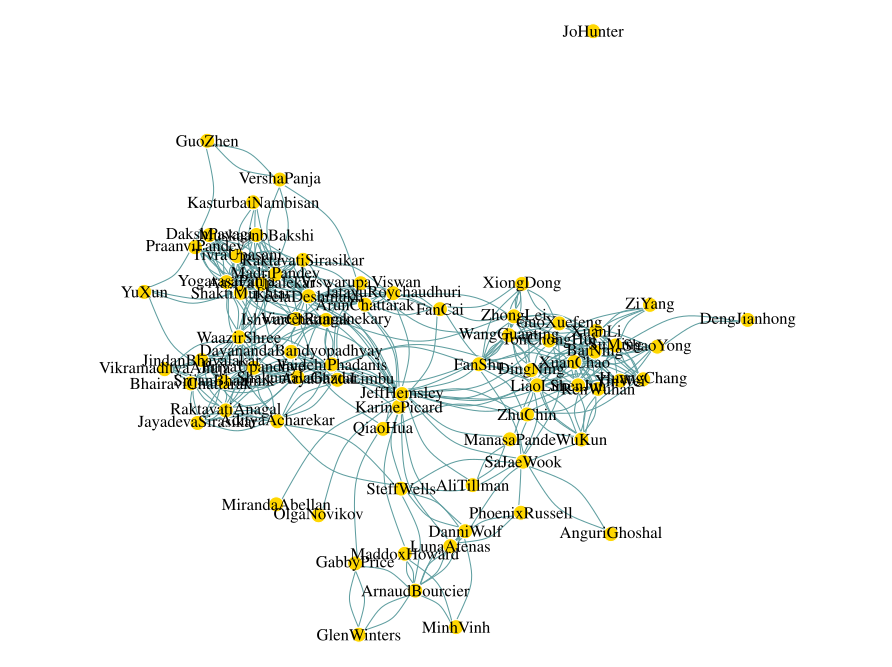

R code for this plot:
#Becky Matthews-Pease
#IST 719: Information Visualization
#Week 8 Lab

### 8.2.1 Visualizing Social Networks ###

library(igraph)

link.data <- read.csv("C://Users//becky//Desktop//links-421-719network.csv"
                      , header = TRUE, stringsAsFactors = FALSE)
node.data <- read.csv("C://Users//becky//Desktop//nodes-421-719network.csv"
                      , header = TRUE, stringsAsFactors = FALSE)
View(node.data)
View(link.data)

dim(node.data)
colnames(link.data) <- gsub("\\.", "", colnames(link.data))

link.data$X <- gsub(" |-", "", link.data$X)
cbind(link.data$X, colnames(link.data)[-1])

node.data$Name <- gsub(" |-", "", node.data$Name)
cbind(node.data$Name, link.data$X)

M <- as.matrix(link.data[ , -1])
rownames(M) <- colnames(M)
dim(M)
any(is.na(M))
M[is.na(M)] <- 0
M[M > 1] 

g <- graph_from_adjacency_matrix(M)

### 8.2.3 Visualizing Social Networks ###

vcount(g)
ecount(g)
plot.igraph(g)

g <- simplify(g)  #Suppress self loops
par(mar = c(0, 0, 0, 0))
plot.igraph(g, edge.arrow.size = 0, edge.arrow.width = 0)

E(g)$arrow.size <- 0
E(g)$arrow.width <- 0

plot.igraph(g)
g

V(g)$color <- "gold"
V(g)$frame.color <- "white"
V(g)$label.color <- "black"
E(g)$color <- "cadetblue"
V(g)$size <-5

plot.igraph(g)

#For list of attributes:
?igraph.plotting

E(g)$curved <- .4
plot.igraph(g)
#########################################
### 8.3.1 Visualizing Social Networks ###
### Visualizing Centrality and Centrality Measurement ###

plot(degree(g))

par(mar = c(3,10,1,1))
barplot(sort(degree(g)), main = "Number of Links", horiz = TRUE, las = 2)
V(g)$degree <- degree(g)

V(g)$deg.out <- degree(g, mode = "out")
V(g)$deg.in <- degree(g, mode = "in")
barplot(sort(V(g)$deg.out), horiz = TRUE, las = 2, names.arg = V(g)$name)
barplot(sort(V(g)$deg.in), horiz = TRUE, las = 2, names.arg = V(g)$name)

#g.bak <- g
#g <- as.undirected(g)
#g <- g.bak

V(g)$close <- closeness(g, normalized = TRUE, mode = "all")
V(g)$bet <- betweenness(g, directed = FALSE)

library(plotrix)
my.pallet <- colorRampPalette(c("steelblue", "violet", "tomato", "red", "red"))

V(g)$color <- rev(
  my.pallet(200))[round(1+ rescale(V(g)$close, c(1,199)),0)]
plot.igraph(g)

V(g)$size <- 2+ rescale(V(g)$degree, c(0,13))
V(g)$label.cex <- .7 + rescale(V(g)$bet, c(0,1.25))
plot.igraph(g)

#########################################
### 8.3.3 Visualizing Social Networks ###

cbind(V(g)$name, node.data$Name)
V(g)$class <- node.data$Class
V(g)$country <- node.data$Country
V(g)$year <- node.data$year
g <- delete_vertices(g,("JoHunter"))
plot.igraph(g)

V(g)$shape <- "circle"
V(g)$shape[V(g)$class=="Wednesday"] <- "square"
V(g)$shape[V(g)$class=="Both"] <- "rectangle"

V(g)$color <- "gold"
V(g)$color[V(g)$country=="India"] <- "springgreen4"
V(g)$color[V(g)$country=="China"] <- "red"
V(g)$color[V(g)$country=="Both"] <- "purple"
plot.igraph(g)

V(g)$label.color <- "blue"
V(g)$label.color[V(g)$year==1] <- "black"
plot.igraph(g)

fc <- cluster_fast_greedy(as.undirected(g))
print(modularity(fc))
membership(fc)
V(g)$cluster <- membership(fc)
length(fc)
sizes(fc)

par(mar = c(0,0,0,0))
plot_dendrogram(fc, palette = rainbow(7))
?plot_dendrogram

#########################################
### 8.3.3 Visualizing Social Networks ###

mydoc <- read.csv("C:\\Users\\becky\\Desktop\\ist719networkobject.rda")
par(mar = c(0, 0, 0, 0))
plot.igraph(g)

l <- layout_in_circle(g)

V(g)$x <- l[,1]
V(g)$y <- l[,2]
l <- layout_with_fr(g)
l <- layout_as_star(g, center = "LeelaDeshmukh")
l <- layout_with_kk(g)

V(g)$x <- 0
V(g)$y <- 0
plot.igraph(g)
coord <- cbind(V(g)$x, V(g)$y)

iteratation <- c(500, 100, 20, 10, 5, 3, 2, 1)
for(i in 1: length(iteratation)){
  l <-layout_with_fr(g, coords = coord, dim = 2, niter = iteratation[i])
  V(g)$x <- l[,1]
  V(g)$y <- l[,2]
  plot.igraph(g)
  mtext(paste("Layout FR:", iteratation[i]), side = 3, line = 0, cex = 1.5, adj = 0)
}

l <- layout_with_gem(g)
V(g)$x <- l[,1]
V(g)$y <- l[,2]
plot.igraph(g)

l <- layout_with_dh(g)
V(g)$x <- l[,1]
V(g)$y <- l[,2]
plot.igraph(g)

l <- layout_on_grid(g)
V(g)$x <- l[,1]
V(g)$y <- l[,2]
plot.igraph(g)

#########################################
### 8.4.3 Visualizing Social Networks ###
########BipartiteNetwork#################

my.linked.list <- data.frame(person = V(g)$name, event = V(g)$country)
g <- graph_from_data_frame(my.linked.list, directed = FALSE)

#node = 80
#edges = 72
V(g)$type <- FALSE
V(g)$type[V(g)$name %in% node.data$Name] <- TRUE

l <- layout_as_bipartite(g, types = V(g)$type)
V(g)$x <- l[,2]
V(g)$y <- l[,1]

par(mar = c(0,0,0,0))
plot.igraph(g)
V(g)$size <- 0
plot.igraph(g)
